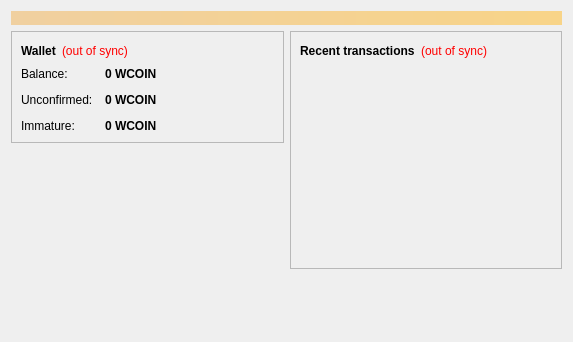
<?xml version="1.0" encoding="UTF-8"?>
<ui version="4.0">
 <class>OverviewPage</class>
 <widget class="QWidget" name="OverviewPage">
  <property name="geometry">
   <rect>
    <x>0</x>
    <y>0</y>
    <width>573</width>
    <height>342</height>
   </rect>
  </property>
  <property name="windowTitle">
   <string>Form</string>
  </property>
  <layout class="QVBoxLayout" name="topLayout">
   <item>
    <widget class="QLabel" name="labelAlerts">
     <property name="visible">
      <bool>false</bool>
     </property>
     <property name="styleSheet">
      <string notr="true">background-color: qlineargradient(x1: 0, y1: 0, x2: 1, y2: 0, stop:0 #F0D0A0, stop:1 #F8D488); color:#000000;</string>
     </property>
     <property name="wordWrap">
      <bool>true</bool>
     </property>
     <property name="margin">
      <number>3</number>
     </property>
    </widget>
   </item>
   <item>
    <layout class="QHBoxLayout" name="horizontalLayout" stretch="1,1">
     <item>
      <layout class="QVBoxLayout" name="verticalLayout_2">
       <item>
        <widget class="QFrame" name="frame">
         <property name="frameShape">
          <enum>QFrame::StyledPanel</enum>
         </property>
         <property name="frameShadow">
          <enum>QFrame::Raised</enum>
         </property>
         <layout class="QVBoxLayout" name="verticalLayout_4">
          <item>
           <layout class="QHBoxLayout" name="horizontalLayout_4">
            <item>
             <widget class="QLabel" name="label_5">
              <property name="font">
               <font>
                <weight>75</weight>
                <bold>true</bold>
               </font>
              </property>
              <property name="text">
               <string>Wallet</string>
              </property>
             </widget>
            </item>
            <item>
             <widget class="QLabel" name="labelWalletStatus">
              <property name="toolTip">
               <string>The displayed information may be out of date. Your wallet automatically synchronizes with the wildcoin network after a connection is established, but this process has not completed yet.</string>
              </property>
              <property name="styleSheet">
               <string notr="true">QLabel { color: red; }</string>
              </property>
              <property name="text">
               <string notr="true">(out of sync)</string>
              </property>
              <property name="alignment">
               <set>Qt::AlignLeading|Qt::AlignLeft|Qt::AlignVCenter</set>
              </property>
             </widget>
            </item>
            <item>
             <spacer name="horizontalSpacer_2">
              <property name="orientation">
               <enum>Qt::Horizontal</enum>
              </property>
              <property name="sizeHint" stdset="0">
               <size>
                <width>40</width>
                <height>20</height>
               </size>
              </property>
             </spacer>
            </item>
           </layout>
          </item>
          <item>
           <layout class="QFormLayout" name="formLayout_2">
            <property name="fieldGrowthPolicy">
             <enum>QFormLayout::AllNonFixedFieldsGrow</enum>
            </property>
            <property name="horizontalSpacing">
             <number>12</number>
            </property>
            <property name="verticalSpacing">
             <number>12</number>
            </property>
            <item row="0" column="0">
             <widget class="QLabel" name="label">
              <property name="text">
               <string>Balance:</string>
              </property>
             </widget>
            </item>
            <item row="0" column="1">
             <widget class="QLabel" name="labelBalance">
              <property name="font">
               <font>
                <weight>75</weight>
                <bold>true</bold>
               </font>
              </property>
              <property name="cursor">
               <cursorShape>IBeamCursor</cursorShape>
              </property>
              <property name="toolTip">
               <string>Your current balance</string>
              </property>
              <property name="text">
               <string notr="true">0 WCOIN</string>
              </property>
              <property name="textInteractionFlags">
               <set>Qt::LinksAccessibleByMouse|Qt::TextSelectableByKeyboard|Qt::TextSelectableByMouse</set>
              </property>
             </widget>
            </item>
            <item row="1" column="0">
             <widget class="QLabel" name="label_3">
              <property name="text">
               <string>Unconfirmed:</string>
              </property>
             </widget>
            </item>
            <item row="1" column="1">
             <widget class="QLabel" name="labelUnconfirmed">
              <property name="font">
               <font>
                <weight>75</weight>
                <bold>true</bold>
               </font>
              </property>
              <property name="cursor">
               <cursorShape>IBeamCursor</cursorShape>
              </property>
              <property name="toolTip">
               <string>Total of transactions that have yet to be confirmed, and do not yet count toward the current balance</string>
              </property>
              <property name="text">
               <string notr="true">0 WCOIN</string>
              </property>
              <property name="textInteractionFlags">
               <set>Qt::LinksAccessibleByMouse|Qt::TextSelectableByKeyboard|Qt::TextSelectableByMouse</set>
              </property>
             </widget>
            </item>
            <item row="2" column="0">
             <widget class="QLabel" name="labelImmatureText">
              <property name="text">
               <string>Immature:</string>
              </property>
             </widget>
            </item>
            <item row="2" column="1">
             <widget class="QLabel" name="labelImmature">
              <property name="font">
               <font>
                <weight>75</weight>
                <bold>true</bold>
               </font>
              </property>
              <property name="toolTip">
               <string>Mined balance that has not yet matured</string>
              </property>
              <property name="text">
               <string notr="true">0 WCOIN</string>
              </property>
              <property name="textInteractionFlags">
               <set>Qt::LinksAccessibleByMouse|Qt::TextSelectableByKeyboard|Qt::TextSelectableByMouse</set>
              </property>
             </widget>
            </item>
           </layout>
          </item>
         </layout>
        </widget>
       </item>
       <item>
        <spacer name="verticalSpacer">
         <property name="orientation">
          <enum>Qt::Vertical</enum>
         </property>
         <property name="sizeHint" stdset="0">
          <size>
           <width>20</width>
           <height>40</height>
          </size>
         </property>
        </spacer>
       </item>
      </layout>
     </item>
     <item>
      <layout class="QVBoxLayout" name="verticalLayout_3">
       <item>
        <widget class="QFrame" name="frame_2">
         <property name="frameShape">
          <enum>QFrame::StyledPanel</enum>
         </property>
         <property name="frameShadow">
          <enum>QFrame::Raised</enum>
         </property>
         <layout class="QVBoxLayout" name="verticalLayout">
          <item>
           <layout class="QHBoxLayout" name="horizontalLayout_2">
            <item>
             <widget class="QLabel" name="label_4">
              <property name="text">
               <string>&lt;b&gt;Recent transactions&lt;/b&gt;</string>
              </property>
             </widget>
            </item>
            <item>
             <widget class="QLabel" name="labelTransactionsStatus">
              <property name="toolTip">
               <string>The displayed information may be out of date. Your wallet automatically synchronizes with the wildcoin network after a connection is established, but this process has not completed yet.</string>
              </property>
              <property name="styleSheet">
               <string notr="true">QLabel { color: red; }</string>
              </property>
              <property name="text">
               <string notr="true">(out of sync)</string>
              </property>
              <property name="alignment">
               <set>Qt::AlignRight|Qt::AlignTrailing|Qt::AlignVCenter</set>
              </property>
             </widget>
            </item>
            <item>
             <spacer name="horizontalSpacer">
              <property name="orientation">
               <enum>Qt::Horizontal</enum>
              </property>
              <property name="sizeHint" stdset="0">
               <size>
                <width>40</width>
                <height>20</height>
               </size>
              </property>
             </spacer>
            </item>
           </layout>
          </item>
          <item>
           <widget class="QListView" name="listTransactions">
            <property name="styleSheet">
             <string notr="true">QListView { background: transparent; }</string>
            </property>
            <property name="frameShape">
             <enum>QFrame::NoFrame</enum>
            </property>
            <property name="verticalScrollBarPolicy">
             <enum>Qt::ScrollBarAlwaysOff</enum>
            </property>
            <property name="horizontalScrollBarPolicy">
             <enum>Qt::ScrollBarAlwaysOff</enum>
            </property>
            <property name="selectionMode">
             <enum>QAbstractItemView::NoSelection</enum>
            </property>
           </widget>
          </item>
         </layout>
        </widget>
       </item>
       <item>
        <spacer name="verticalSpacer_2">
         <property name="orientation">
          <enum>Qt::Vertical</enum>
         </property>
         <property name="sizeHint" stdset="0">
          <size>
           <width>20</width>
           <height>40</height>
          </size>
         </property>
        </spacer>
       </item>
      </layout>
     </item>
    </layout>
   </item>
  </layout>
 </widget>
 <resources/>
 <connections/>
</ui>
